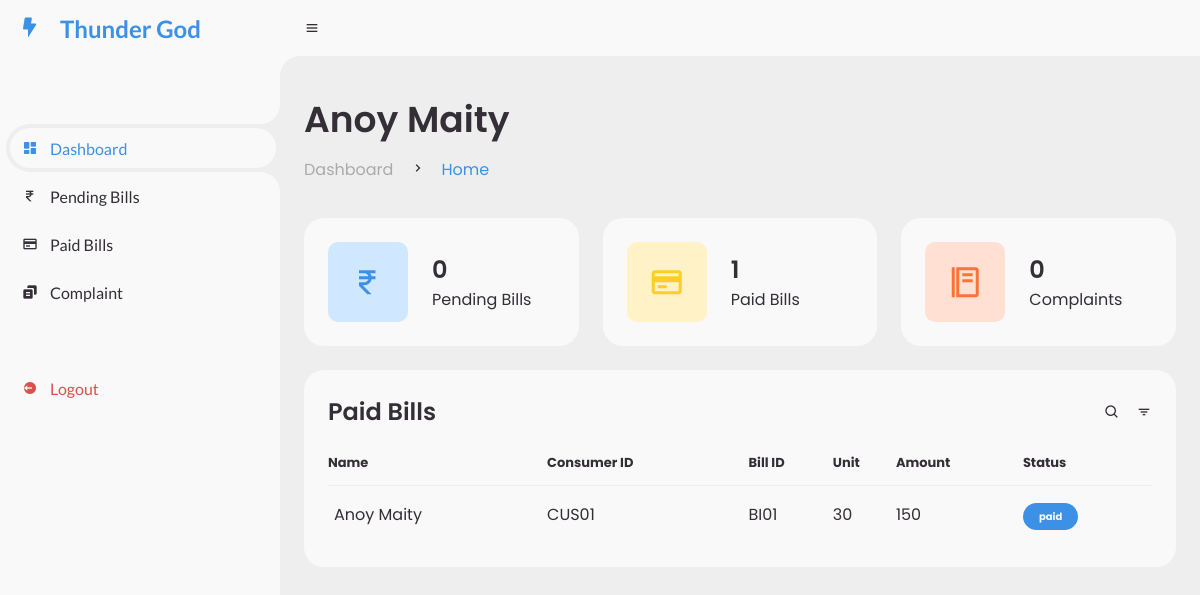
The app's page /user/welcome.php (signed in) with its own data.
### tables this page shows
CREATE TABLE `bills` (
  `sno` int(25) NOT NULL,
  `bid` varchar(100) NOT NULL,
  `cid` varchar(25) NOT NULL,
  `cname` varchar(25) NOT NULL,
  `unit` int(25) NOT NULL,
  `amount` int(25) NOT NULL,
  `bdate` date NOT NULL,
  `ddate` date NOT NULL,
  `status` varchar(100) NOT NULL DEFAULT 'pending',
  `payment_id` varchar(255) NOT NULL,
  `paytime` timestamp NOT NULL DEFAULT current_timestamp() ON UPDATE current_timestamp()
);

### user/welcome.php (the view, shortened to what this page needs)
<?php
require "../Database/db.php";
$conid=$_SESSION['cid'];
?>
<!DOCTYPE html>
<html lang="en">
<head>
	<link href='https://unpkg.com/boxicons@2.0.9/css/boxicons.min.css' rel='stylesheet'>
	<link rel="stylesheet" href="welcome.css">
</head>
<body>
	<section id="sidebar">
		<a href="#" class="brand">
        <i class='bx bxs-bolt'></i>
			<span class="text">Thunder God</span>
		</a>
		<ul class="side-menu top">
			<li class="active">
				<a href="#">
					<i class='bx bxs-dashboard' ></i>
					<span class="text">Dashboard</span>
				</a>
			</li>
			<li>
				<a href="pending_table.php">
                <i class='bx bx-rupee'></i>
					<span class="text">Pending Bills</span>
				</a>
			</li>
			<li>
				<a href="paid_table.php">
                <i class='bx bx-credit-card'></i>
					<span class="text">Paid Bills</span>
				</a>
			</li>
			<li>
				<a href="complaint.php">
                <i class='bx bxs-copy-alt'></i>
					<span class="text">Complaint</span>
				</a>
			</li>
		</ul>
		<ul class="side-menu">
			<li>
				<a href="logout.php" class="logout">
					<i class='bx bxs-log-out-circle' ></i>
					<span class="text">Logout</span>
				</a>
			</li>
		</ul>
	</section>
	<section id="content">
		<nav>
			<i class='bx bx-menu' ></i>
		</nav>
		<main>
			<div class="head-title">
				<div class="left">
					<h1><?php echo $_SESSION['cname']; ?></h1>
					<ul class="breadcrumb">
						<li>
							<a href="#">Dashboard</a>
						</li>
						<li><i class='bx bx-chevron-right' ></i></li>
						<li>
							<a class="active" href="../index.php">Home</a>
						</li>
					</ul>
				</div>
			</div>
			<ul class="box-info">
				<li>
                <i class='bx bx-rupee'></i>
					<span class="text">
						<h3><?php $query="SELECT `sno` from `bills` WHERE `cid`='$conid' AND `status`='pending'";
                    $result=mysqli_query($con,$query);
                    $row=mysqli_num_rows($result);
                    echo $row;
                    ?></h3>
						<p>Pending Bills</p>
					</span>
				</li>
				<li>
                <i class='bx bx-credit-card'></i>
					<span class="text">
						<h3><?php $query="SELECT `sno` from `bills` WHERE `cid`='$conid' AND `status`='paid'";
                    $result=mysqli_query($con,$query);
                    $row=mysqli_num_rows($result);
                    echo $row;
                    ?></h3>
						<p>Paid Bills</p>
					</span>
				</li>
				<li>
                <i class='bx bx-food-menu'></i>
					<span class="text">
						<h3><?php $query="SELECT `id` from `complain` WHERE `conid`='$conid' AND `status`='pending'";
                    $result=mysqli_query($con,$query);
                    $row=mysqli_num_rows($result);
                    echo $row;
                    ?></h3>
						<p>Complaints</p>
					</span>
				</li>
			</ul>
			<div class="table-data">
				<div class="order">
					<div class="head">
						<h3>Paid Bills</h3>
						<i class='bx bx-search' ></i>
						<i class='bx bx-filter' ></i>
					</div>
					<table>
						<thead>
							<tr>
								<th>Name</th>
								<th>Consumer ID</th>
                                <th>Bill ID</th>
								<th>Unit</th>
								<th>Amount</th>
								<th>Status</th>
							</tr>
						</thead>
                        <?php
                            $cid=$_SESSION['cid'];
                            $sql="select * from `bills` where `cid`='$cid' and `status`='paid'";
                            $result=mysqli_query($con,$sql);
                            $count=mysqli_num_rows($result);
                            if($count>0){
                            while($fetch=mysqli_fetch_assoc($result)){
                            $bid=$fetch['bid'];
                            $name=$fetch['cname'];
                            $cid=$fetch['cid'];
                            $unit=$fetch['unit'];
                            $amt=$fetch['amount'];
                            $status=$fetch['status'];
                             ?>
						<tbody>
							<tr>
                                <td><p><?php echo $name; ?></p></td>
                                <td><p><?php echo $cid; ?></p></td>
								<td><p><?php echo $bid; ?></p></td>
								<td><p><?php echo $unit; ?></p></td>
								<td><p><?php echo $amt; ?></p></td>
								<td><p><span class="status completed"><?php echo $status; ?></span></p></td>
							</tr>
						</tbody>
                        <?php
                            }
                        }
                        ?>
					</table>
				</div>
		</main>
	</section>
</body>
</html>

### records on screen
bills: cname "Anoy Maity", cid "CUS01", bid "BI01", unit "30", amount "150", status "paid"

### other values on screen
$_SESSION['cname'] "Anoy Maity"
$row "0"
$row "1"
